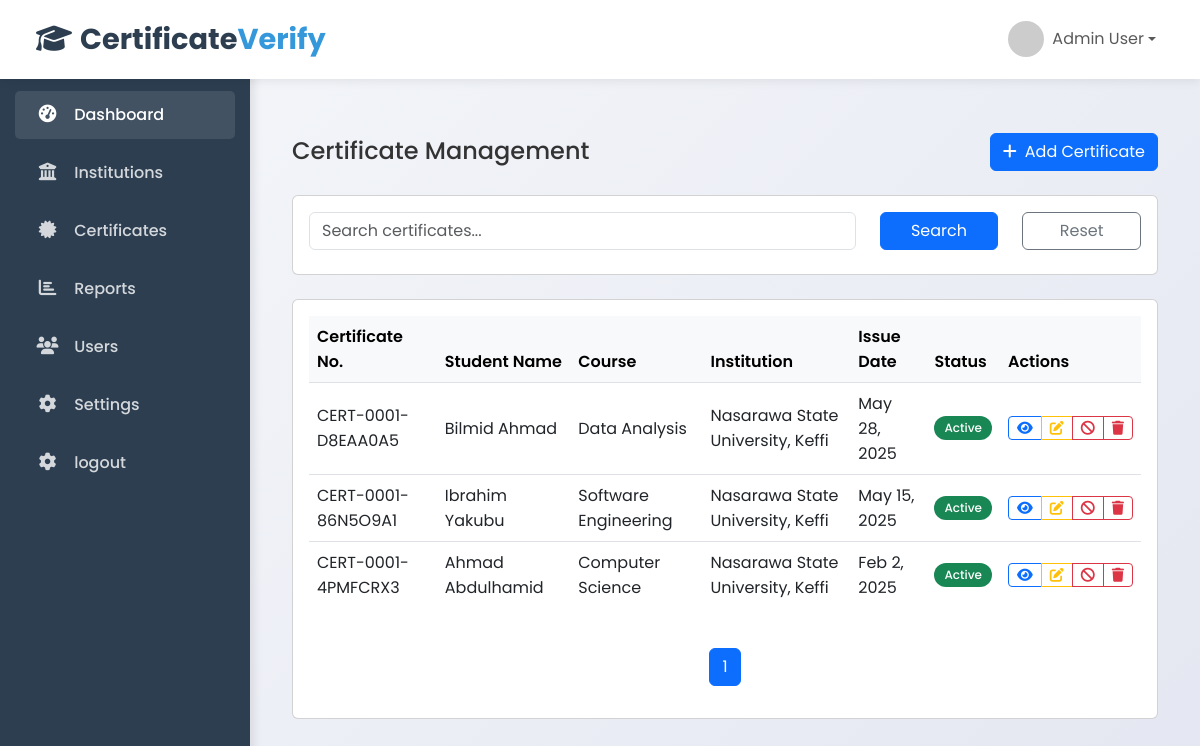
Page /admin/manage-certificates.php (signed in) on the committed database.
### tables this page shows
CREATE TABLE `certificates` (
  `id` int(11) NOT NULL,
  `institution_id` int(11) NOT NULL,
  `certificate_number` varchar(50) NOT NULL,
  `student_name` varchar(255) NOT NULL,
  `course_name` varchar(255) NOT NULL,
  `issue_date` date NOT NULL,
  `expiry_date` date DEFAULT NULL,
  `qr_code` varchar(255) DEFAULT NULL,
  `digital_signature` text DEFAULT NULL,
  `file_path` varchar(255) DEFAULT NULL,
  `is_revoked` tinyint(1) DEFAULT 0,
  `created_at` timestamp NOT NULL DEFAULT current_timestamp()
);

CREATE TABLE `institutions` (
  `id` int(11) NOT NULL,
  `name` varchar(255) NOT NULL,
  `email` varchar(255) NOT NULL,
  `password` varchar(255) NOT NULL,
  `address` text DEFAULT NULL,
  `phone` varchar(20) DEFAULT NULL,
  `api_key` varchar(255) DEFAULT NULL,
  `is_active` tinyint(1) DEFAULT 1,
  `created_at` timestamp NOT NULL DEFAULT current_timestamp(),
  `last_login` datetime DEFAULT NULL
);

### includes/db.php (called while the page is built, shortened)
<?php
class Database {
    private $conn;
    public function __construct() {
        $this->conn = new mysqli(DB_HOST, DB_USER, DB_PASS, DB_NAME);
    }
    public function prepare($sql) {
        return $this->conn->prepare($sql);
    }
}
$db = new Database();
?>

### admin/manage-certificates.php (the view, shortened to what this page needs)
<?php
global $db;
$page = isset($_GET['page']) ? intval($_GET['page']) : 1;
$perPage = 10;
$offset = ($page - 1) * $perPage;
$search = isset($_GET['search']) ? trim($_GET['search']) : '';
$where = '';
$params = [];
$types = '';
$countQuery = "SELECT COUNT(*) as count FROM certificates c JOIN institutions i ON c.institution_id = i.id $where";
$stmt = $db->prepare($countQuery);
$stmt->execute();
$totalCertificates = $stmt->get_result()->fetch_assoc()['count'];
$totalPages = ceil($totalCertificates / $perPage);
$query = "SELECT c.*, i.name as institution_name
          FROM certificates c
          JOIN institutions i ON c.institution_id = i.id
          $where
          ORDER BY c.issue_date DESC
          LIMIT ? OFFSET ?";
$stmt = $db->prepare($query);
if (!empty($params)) {
    $params[] = $perPage;
    $params[] = $offset;
    $types .= 'ii';
    $stmt->bind_param($types, ...$params);
} else {
    $stmt->bind_param("ii", $perPage, $offset);
}
$stmt->execute();
$certificates = $stmt->get_result()->fetch_all(MYSQLI_ASSOC);
require_once '../includes/header.php';
?>
<div class="container-fluid mt-4">
    <div class="d-flex justify-content-between align-items-center mb-4">
        <h2 class="h4 mb-0">Certificate Management</h2>
        <div>
            <button class="btn btn-primary" data-bs-toggle="modal" data-bs-target="#addCertificateModal">
                <i class="fas fa-plus me-2"></i>Add Certificate
            </button>
        </div>
    </div>
    <div class="card mb-4">
        <div class="card-body">
            <form method="GET" class="row">
                <div class="col-md-8 mb-2">
                    <input type="text" class="form-control" name="search" placeholder="Search certificates..."
                           value="<?php echo htmlspecialchars($search); ?>">
                </div>
                <div class="col-md-2 mb-2">
                    <button type="submit" class="btn btn-primary w-100">Search</button>
                </div>
                <div class="col-md-2 mb-2">
                    <a href="manage-certificates.php" class="btn btn-outline-secondary w-100">Reset</a>
                </div>
            </form>
        </div>
    </div>
    <div class="card">
        <div class="card-body">
            <div class="table-responsive">
                <table class="table table-hover">
                    <thead class="table-light">
                        <tr>
                            <th>Certificate No.</th>
                            <th>Student Name</th>
                            <th>Course</th>
                            <th>Institution</th>
                            <th>Issue Date</th>
                            <th>Status</th>
                            <th>Actions</th>
                        </tr>
                    </thead>
                    <tbody>
                        <?php foreach ($certificates as $certificate): ?>
                        <tr>
                            <td><?php echo $certificate['certificate_number']; ?></td>
                            <td><?php echo htmlspecialchars($certificate['student_name']); ?></td>
                            <td><?php echo htmlspecialchars($certificate['course_name']); ?></td>
                            <td><?php echo htmlspecialchars($certificate['institution_name']); ?></td>
                            <td><?php echo date('M j, Y', strtotime($certificate['issue_date'])); ?></td>
                            <td>
                                <span class="badge rounded-pill bg-<?php echo $certificate['is_revoked'] ? 'danger' : 'success'; ?>">
                                    <?php echo $certificate['is_revoked'] ? 'Revoked' : 'Active'; ?>
                                </span>
                            </td>
                            <td>
                                <div class="btn-group btn-group-sm">
                                    <a href="../public/verify.php?certificate=<?php echo $certificate['certificate_number']; ?>"
                                       class="btn btn-outline-primary" target="_blank" title="View">
                                        <i class="fas fa-eye"></i>
                                    </a>
                                    <button class="btn btn-outline-warning edit-certificate-btn"
                                            data-bs-toggle="modal"
                                            data-bs-target="#editCertificateModal"
                                            data-id="<?php echo $certificate['id']; ?>"
                                            data-number="<?php echo $certificate['certificate_number']; ?>"
                                            data-student="<?php echo htmlspecialchars($certificate['student_name']); ?>"
                                            data-course="<?php echo htmlspecialchars($certificate['course_name']); ?>"
                                            data-institution="<?php echo $certificate['institution_id']; ?>"
                                            data-date="<?php echo $certificate['issue_date']; ?>"
                                            data-expiry="<?php echo $certificate['expiry_date']; ?>"
                                            data-revoked="<?php echo $certificate['is_revoked']; ?>"
                                            title="Edit">
                                        <i class="fas fa-edit"></i>
                                    </button>
                                    <?php if ($certificate['is_revoked']): ?>
                                        <a href="manage-certificates.php?action=restore&id=<?php echo $certificate['id']; ?>"
                                           class="btn btn-outline-success" title="Restore">
                                            <i class="fas fa-undo"></i>
                                        </a>
                                    <?php else: ?>
                                        <a href="manage-certificates.php?action=revoke&id=<?php echo $certificate['id']; ?>"
                                           class="btn btn-outline-danger" title="Revoke">
                                            <i class="fas fa-ban"></i>
                                        </a>
                                    <?php endif; ?>
                                    <a href="manage-certificates.php?action=delete&id=<?php echo $certificate['id']; ?>"
                                       class="btn btn-outline-danger"
                                       onclick="return confirm('Are you sure you want to delete this certificate?')"
                                       title="Delete">
                                        <i class="fas fa-trash"></i>
                                    </a>
                                </div>
                            </td>
                        </tr>
                        <?php endforeach; ?>
                    </tbody>
                </table>
            </div>
            <nav aria-label="Page navigation" class="mt-4">
                <ul class="pagination justify-content-center">
                    <?php for ($i = 1; $i <= $totalPages; $i++): ?>
                    <li class="page-item <?php echo $i == $page ? 'active' : ''; ?>">
                        <a class="page-link" href="?page=<?php echo $i; ?>&search=<?php echo urlencode($search); ?>"><?php echo $i; ?></a>
                    </li>
                    <?php endfor; ?>
                </ul>
            </nav>
        </div>
    </div>
</div>
<?php require_once '../includes/footer.php'; ?>

### includes/header.php (style rules this page uses)
* { margin: 0; padding: 0; box-sizing: border-box; font-family: 'Poppins', sans-serif; }
body { background: linear-gradient(135deg, #f5f7fa 0%, #e4e7f1 100%); min-height: 100vh; color: #333; overflow-x: hidden; }
table { width: 100%; border-collapse: separate; border-spacing: 0; }
table th { background-color: #f8f9fa; padding: 12px 15px; text-align: left; font-weight: 600; color: var(--dark); border-bottom: 1px solid #dee2e6; }
table td { padding: 12px 15px; border-bottom: 1px solid #dee2e6; vertical-align: middle; }
table tr:last-child td { border-bottom: none; }
.badge { padding: 6px 10px; border-radius: 20px; font-weight: 500; }

### rows in the picture
certificates: certificate_number "CERT-0001-D8EAA0A5", student_name "Bilmid Ahmad", course_name "Data Analysis", institution.name "Nasarawa State University, Keffi", issue_date "May 28, 2025", is_revoked "Active"
certificates: certificate_number "CERT-0001-86N5O9A1", student_name "Ibrahim Yakubu", course_name "Software Engineering", institution.name "Nasarawa State University, Keffi", issue_date "May 15, 2025", is_revoked "Active"
certificates: certificate_number "CERT-0001-4PMFCRX3", student_name "Ahmad Abdulhamid", course_name "Computer Science", institution.name "Nasarawa State University, Keffi", issue_date "Feb 2, 2025", is_revoked "Active"
